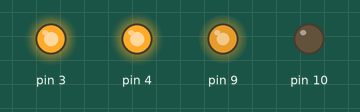
Simulated run of this sketch. Board: Arduino Uno, built with avr-gcc and run on an emulated ATmega328P. Parts: output pins drawn as LEDs (lit = HIGH).

Above: at 0.1 s.
Timing chart, 0 to 1.6 s (numbered marks = the images above):
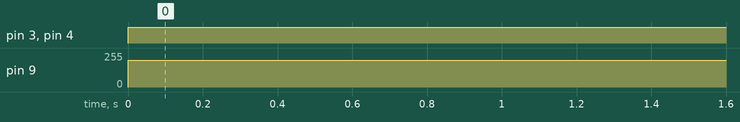

The sketch:

conveyor.ino
```cpp
void setup() {
  pinMode(3, OUTPUT);
  pinMode(4, OUTPUT);
  pinMode(9, OUTPUT);
  pinMode(10, OUTPUT);
  Serial.begin(9600);
}

void loop() {
   digitalWrite(3, HIGH);
   digitalWrite(4, HIGH);
   analogWrite(9, 200);
}
```

Measured:
- by itself, pin 3, pin 4: LOW → HIGH at 0.00 s
- by itself, pin 9: 0/255 → 200/255 at 0.00 s
